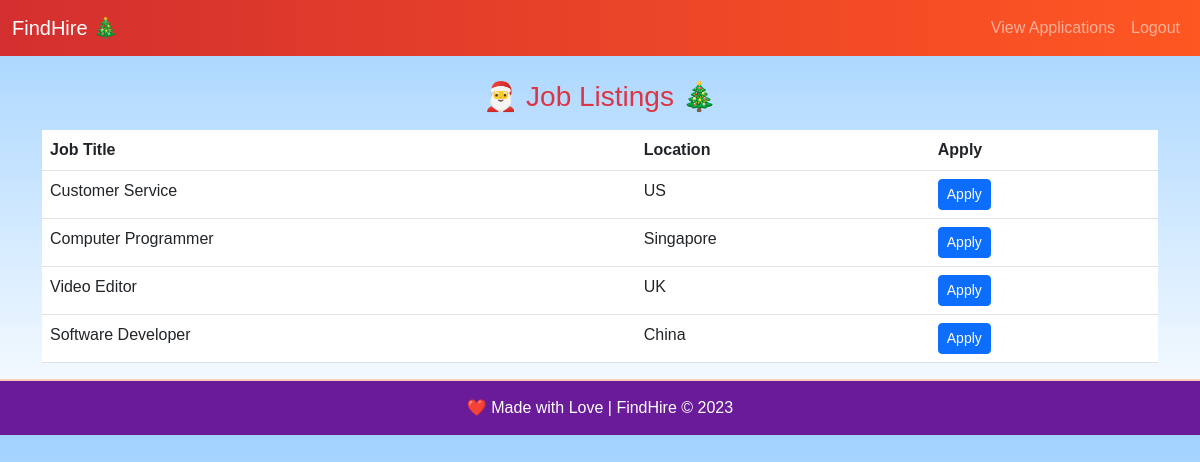
/index.php (signed in), run on the app's committed database.
### tables this page shows
CREATE TABLE IF NOT EXISTS `job_postings` (
  `job_id` int(11) NOT NULL AUTO_INCREMENT,
  `job_title` varchar(255) NOT NULL,
  `job_description` text NOT NULL,
  `location` varchar(255) NOT NULL,
  `salary` varchar(255) DEFAULT NULL,
  `image_path` varchar(255) DEFAULT NULL,
  `last_updated` timestamp NOT NULL DEFAULT current_timestamp() ON UPDATE current_timestamp(),
  PRIMARY KEY (`job_id`)
);

### index.php (the view, shortened to what this page needs)
<?php
require 'db.php';
$job_postings = $pdo->query("SELECT * FROM job_postings")->fetchAll();
?>
<!DOCTYPE html>
<html lang="en">
<head>
    <link href="https://cdn.jsdelivr.net/npm/bootstrap@5.3.0/dist/css/bootstrap.min.css" rel="stylesheet">
</head>
<body>
    <div class="snowflakes-container">
        <div class="snowflake">❄</div>
        <div class="snowflake">❄</div>
        <div class="snowflake">❄</div>
        <div class="snowflake">❄</div>
        <div class="snowflake">❄</div>
        <div class="snowflake">❄</div>
    </div>
    <nav class="navbar navbar-expand-lg navbar-dark">
        <div class="container-fluid">
            <span class="navbar-brand">FindHire 🎄</span>
            <div class="collapse navbar-collapse">
                <ul class="navbar-nav ms-auto">
                    <li class="nav-item">
                        <a class="nav-link" href="viewapp.php">View Applications</a>
                    </li>
                    <li class="nav-item">
                        <a class="nav-link" href="/login/logout.php">Logout</a>
                    </li>
                </ul>
            </div>
        </div>
    </nav>
    <div class="container mt-4">
        <h3 class="text-center mb-3 text-danger">🎅 Job Listings 🎄</h3>
        <table class="table table-hover">
            <thead>
                <tr>
                    <th>Job Title</th>
                    <th>Location</th>
                    <th>Apply</th>
                </tr>
            </thead>
            <tbody>
                <?php foreach ($job_postings as $job): ?>
                    <tr>
                        <td><?php echo htmlspecialchars($job['job_title']); ?></td>
                        <td><?php echo htmlspecialchars($job['location']); ?></td>
                        <td>
                            <button class="btn btn-primary btn-sm" data-bs-toggle="modal"
                                    data-bs-target="#applicationModal"
                                    onclick="setJobTitle('<?php echo htmlspecialchars($job['job_title']); ?>')">Apply</button>
                        </td>
                    </tr>
                <?php endforeach; ?>
            </tbody>
        </table>
    </div>
    <footer>
        ❤️ Made with Love | FindHire © 2023
    </footer>
</body>
</html>

### index.php (style rules this page uses)
body { background: linear-gradient(to bottom, #a1d2ff, #ffffff); font-family: 'Arial', sans-serif; margin: 0; overflow: hidden; }
.snowflake { position: absolute; color: #ffffff; font-size: 1.5rem; animation: snow 10s linear infinite; opacity: 0.8; }
.snowflake:nth-child(1) { left: 5%; animation-duration: 12s; }
.snowflake:nth-child(2) { left: 15%; animation-duration: 14s; }
.snowflake:nth-child(3) { left: 25%; animation-duration: 10s; }
.snowflake:nth-child(4) { left: 35%; animation-duration: 15s; }
.snowflake:nth-child(5) { left: 50%; animation-duration: 8s; }
.snowflake:nth-child(6) { left: 70%; animation-duration: 12s; }
nav.navbar { background: linear-gradient(to right, #d32f2f, #ff5722); color: white; }
footer { background: #6a1b9a; color: white; padding: 15px 0; text-align: center; font-size: 16px; border-top: 2px solid #ffccbc; }

### data on the page
job_postings: job_title "Customer Service", location "US"
job_postings: job_title "Computer Programmer", location "Singapore"
job_postings: job_title "Video Editor", location "UK"
job_postings: job_title "Software Developer", location "China"
